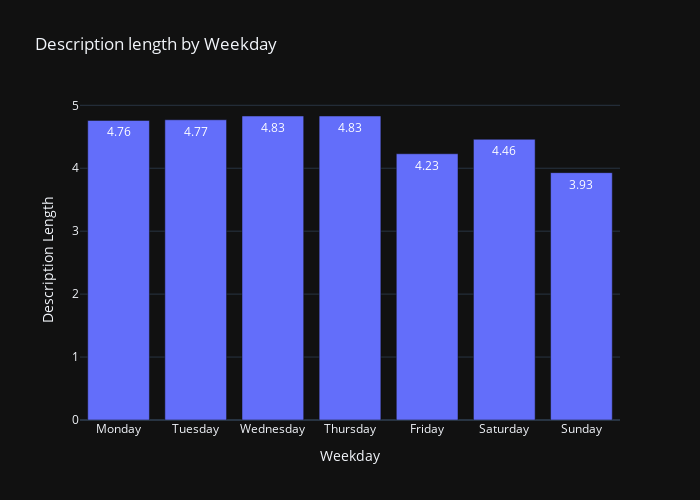

The notebook cell saved with this chart:
### Code cell
by_weekday = shows.groupby("weekday")["num_topics"].mean().to_frame().reindex(["Monday", "Tuesday", "Wednesday", "Thursday", "Friday", "Saturday", "Sunday"])
by_weekday["num_topics"] = by_weekday["num_topics"].round(2)
fig = px.bar(
    by_weekday, 
    y="num_topics", 
    title="Description length by Weekday",
    text="num_topics",
    height=500,
    width = 700,
    labels={"num_topics": "Description Length", "weekday": "Weekday"},
    template = "plotly_dark"
    )
fig.show()

### Figure 1 — Plotly figure (JSON) as saved in the notebook; plotly's stock layout.template omitted (floating-point values rounded to 4 significant figures)
{"data": [{"alignmentgroup": "True", "hovertemplate": "Weekday=%{x}<br>Description Length=%{text}<extra></extra>", "legendgroup": "", "marker": {"color": "#636efa", "pattern": {"shape": ""}}, "name": "", "offsetgroup": "", "orientation": "v", "showlegend": false, "text": [4.76, 4.77, 4.83, 4.83, 4.23, 4.46, 3.93], "textposition": "auto", "type": "bar", "x": ["Monday", "Tuesday", "Wednesday", "Thursday", "Friday", "Saturday", "Sunday"], "xaxis": "x", "y": [4.76, 4.77, 4.83, 4.83, 4.23, 4.46, 3.93], "yaxis": "y"}], "layout": {"barmode": "relative", "height": 500, "legend": {"tracegroupgap": 0}, "title": {"text": "Description length by Weekday"}, "width": 700, "xaxis": {"anchor": "y", "domain": [0, 1], "title": {"text": "Weekday"}}, "yaxis": {"anchor": "x", "domain": [0, 1], "title": {"text": "Description Length"}}}}
